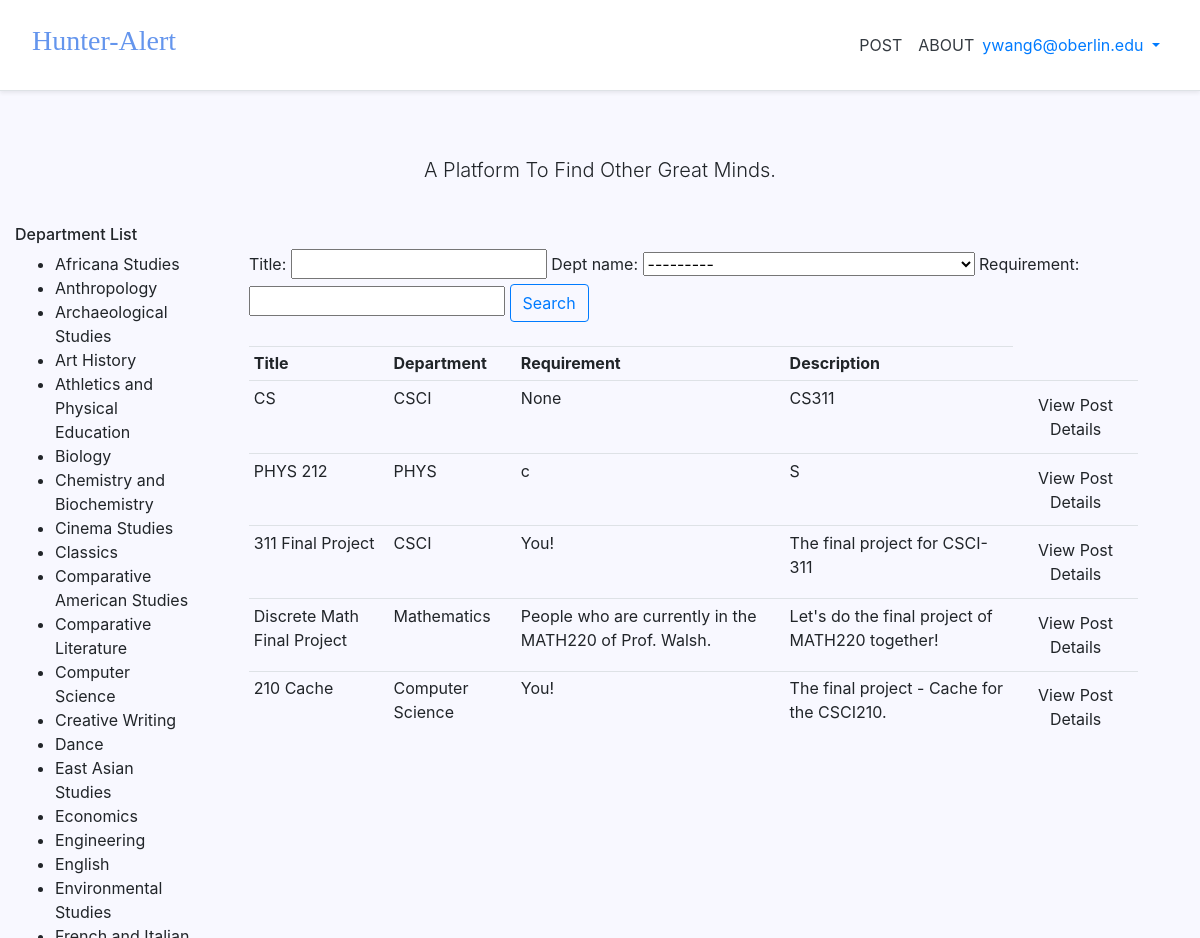
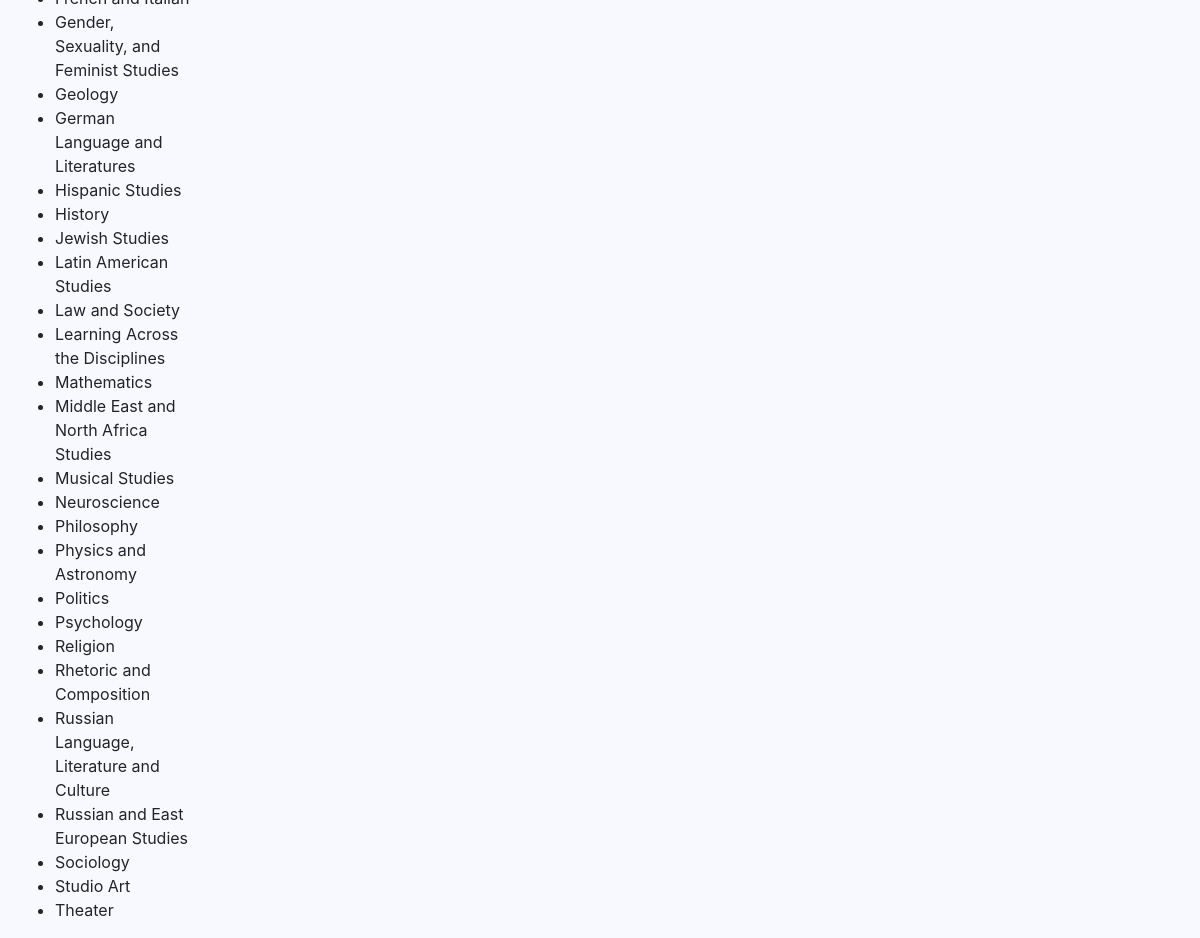
The app's page / (signed in) with its own data (2 pictures, top to bottom).
### accounts/models.py (models this page shows, shortened)
class CustomUser(AbstractUser):
    pass

### pages/models.py (models this page shows, shortened)
class Post(models.Model):
    class DeptName(models.TextChoices):
        Africana_Studies = "Africana Studies"
        Anthropology = "Anthropology"
        Archaeological_Studies = "Archaeological Studies"
        Art_History = "Art History"
        Studio_Art = "Studio Art"
        Athletics_and_Physical_Education = "Athletics and Physical Education"
        Biology = "Biology"
        Chemistry_and_Biochemistry = "Chemistry and Biochemistry"
        Cinema_Studies = "Cinema Studies"
        Classics = "Classics"
        Comparative_American_Studies = "Comparative American Studies"
        Comparative_Literature = "Comparative Literature"
        Computer_Science = "Computer Science"
        Creative_Writing = "Creative Writing"
        Dance = "Dance"
        Chinese = "Chinese"
        Japanese = "Japanese"
        East_Asian_Studies = "East Asian Studies"
        Economics = "Economics"
        Engineering = "Engineering"
        English = "English"
        Environmental_Studies = "Environmental Studies"
        French = "French"
        Italian = "Italian"
        Gender_Sexuality_and_Feminist_Studies = "Gender, Sexuality, and Feminist Studies"
        Geology = "Geology"
        German_Language_and_Literatures = "German Language and Literatures"
        Hispanic_Studies = "Hispanic Studies"
        History = "History"
        Jewish_Studies = "Jewish Studies"
        Latin_American_Studies = "Latin American Studies"
        Law_and_Society = "Law and Society"
        Learning_Across_Disciplines = "Learning Across the Disciplines"
        Mathematics = "Mathematics"
        Middle_East_and_North_Africa_Studies = "Middle East and North Africa Studies"
        Musical_Studies = "Musical Studies"
        Neuroscience = "Neuroscience"
        Philosophy = "Philosophy"
        Physics = "Physics"
        Astronomy = "Astronomy"
        Politics = "Politics"
        Psychology = "Psychology"
        Religion = "Religion"
        Rhetoric_and_Composition = "Rhetoric and Composition"
        Russian_Language_Literature_and_Culture = "Russian Language, Literature and Culture"
        Russian_and_East_European_Studies = "Russian and East European Studies"
        Sociology = "Sociology"
        Theater = "Theater"
        Non_Academic = "Other than academic"
    user = models.ForeignKey(CustomUser, null=True, on_delete=models.CASCADE)
    yourname = models.CharField(max_length=120, null=True)
    title = models.CharField(max_length=120, null=True)
    description = models.TextField(blank=False, null=True)
    dept_name = models.CharField(max_length=120, choices=DeptName.choices, default=DeptName.Non_Academic)
    requirement = models.TextField(blank=False, null=True)
    deadline = models.CharField(max_length=120, null=True)
    date_posted = models.DateTimeField(default=timezone.now)
    email = models.CharField(max_length=50, null=True)

### pages/views.py (the view)
# urls.py: path('', HomePageView, name='home'),
def HomePageView(request):
    posts = Post.objects.all()
    myFilter = PostFilters(request.GET, queryset=posts)
    posts = myFilter.qs
    context = {
        'posts' : posts,
        'myFilter' : myFilter
     }
    return render(request, 'pages/home.html', context)

### templates/pages/home.html (shortened to what this page needs)
{% extends '_base.html' %}
{% load static %}
{% block content %}
<div class="pricing-header px-3 py-3 pt-md-5 pb-md-4 mx-auto text-center">
  <p class="lead">A Platform To Find Other Great Minds.</p>
</div>
<div style="float:left; width:15%;">
	<h6>Department List</h6>
	<ul>
		<li>Africana Studies</li>
		<li>Anthropology</li>
		<li>Archaeological Studies</li>
		<li>Art History</li>
		<li>Athletics and Physical Education</li>
		<li>Biology</li>
		<li>Chemistry and Biochemistry</li>
		<li>Cinema Studies</li>
		<li>Classics</li>
		<li>Comparative American Studies</li>
		<li>Comparative Literature</li>
		<li>Computer Science</li>
		<li>Creative Writing</li>
		<li>Dance</li>
		<li>East Asian Studies</li>
		<li>Economics</li>
		<li>Engineering</li>
		<li>English</li>
		<li>Environmental Studies</li>
		<li>French and Italian</li>
		<li>Gender, Sexuality, and Feminist Studies</li>
		<li>Geology</li>
		<li>German Language and Literatures</li>
		<li>Hispanic Studies</li>
		<li>History</li>
		<li>Jewish Studies</li>
		<li>Latin American Studies</li>
		<li>Law and Society</li>
		<li>Learning Across the Disciplines</li>
		<li>Mathematics</li>
		<li>Middle East and North Africa Studies</li>
		<li>Musical Studies</li>
		<li>Neuroscience</li>
		<li>Philosophy</li>
		<li>Physics and Astronomy</li>
		<li>Politics</li>
		<li>Psychology</li>
		<li>Religion</li>
		<li>Rhetoric and Composition</li>
		<li>Russian Language, Literature and Culture</li>
		<li>Russian and East European Studies</li>
		<li>Sociology</li>
		<li>Studio Art</li>
		<li>Theater</li>
	</ul>
</div>
<br>
<div style="float:right; width:80%;">
	<div class="row">
		<div class="col">
				<form method="get">
					{{myFilter.form}}
				<button class="btn btn-outline-primary" type="submit">Search</button>
				</form>
		</div>
	</div>
	<br>
	<div style="float:left; width:95%;">
		<div class="row">
			<div class="col-md">
				<table class="table table-sm">
					<tr>
						<th>Title</th>
						<th>Department</th>
						<th>Requirement</th>
						<th>Description</th>
					</tr>
					{% for post in posts %}
					<tr>
						<td>{{post.title}}</td>
						<td>{{post.dept_name}}</td>
						<td>{{post.requirement}}</td>
						<td>{{post.description}}</td>
						<td>
							<a class="btn" href="{% url 'detail' post.id %}">View Post Details</a>
						</td>
					</tr>
					{% endfor %}
				</table>
			</div>
		</div>
	</div>
</div>
{% endblock content %}

### templates/_base.html (shortened to what this page needs)
{% load static %}
<!DOCTYPE html>
<html lang="en">
<body style="background-color:GhostWhite;">
<head>
{% block css %}
<link rel="stylesheet" href="https://cdn.jsdelivr.net/npm/bootstrap@4.5.3/dist/css/bootstrap.min.css">
<link rel="stylesheet" href="https://cdnjs.cloudflare.com/ajax/libs/font-awesome/4.7.0/css/font-awesome.min.css">
<link rel="stylesheet" href="{% static 'css/base.css' %}">
{% endblock %}
</head>
<body>
  <main role="main">
    <div class="d-flex flex-column flex-md-row align-items-center p-3 px-md-4 mb-3 bg-white border-bottom shadow-sm">
      <h3 class="mr-auto p-2" style="font-family: Chalkduster">
        <a  href="{% url 'home' %}" style="color:#6495ED;">Hunter-Alert</a>
      </h3>
      <a class="p-2 text-dark" href="{% url 'post' %}">POST</a>
      <a class="p-2 text-dark" href="{% url 'about' %}">ABOUT</a>
      <nav class="my-2 my-md-0 mr-md-3">
        {% if user.is_authenticated %}
        <ul class="navbar-nav ml-auto">
          <li class="nav-item">
            <a class="nav-link dropdown-toggle" href="#" id="userMenu" data-toggle="dropdown" aria-haspopup="true" aria-expanded="false">
              {{ user.email }}
            </a>
          </li>
        </ul>
        {% else %}
        <form class="form-inline ml-auto">
          <a href="{% url 'account_login' %}" class="btn btn-outline-secondary">Log in</a>
          <a href="{% url 'account_signup' %}" class="btn btn-primary ml-2">Sign up</a>
        </form>
        {% endif %}
      </nav>
  </main>
  <div class="container">
    {% block content %}{% endblock content %}
  </div>
</body>
</html>

### static/css/base.css (style rules this page uses)
html { position: relative; min-height: 100%; font-size: 14px; }
@media (min-width: 768px) { html { font-size: 16px; } }
body { margin-bottom: 60px; }
.container { max-width: 1480px; }
.pricing-header { max-width: 700px; }

### records on screen
CustomUser: email "ywang6@oberlin.edu"
Post: title "CS", dept_name "CSCI", requirement "None", description "CS311"
Post: title "PHYS 212", dept_name "PHYS", requirement "c", description "S"
Post: title "311 Final Project", dept_name "CSCI", requirement "You!", description "The final project for CSCI-311"
Post: title "Discrete Math Final Project", dept_name "Mathematics", requirement "People who are currently in the MATH220 of Prof. Walsh.", description "Let's do the final project of MATH220 together!"
Post: title "210 Cache", dept_name "Computer Science", requirement "You!", description "The final project - Cache for the CSCI210."
